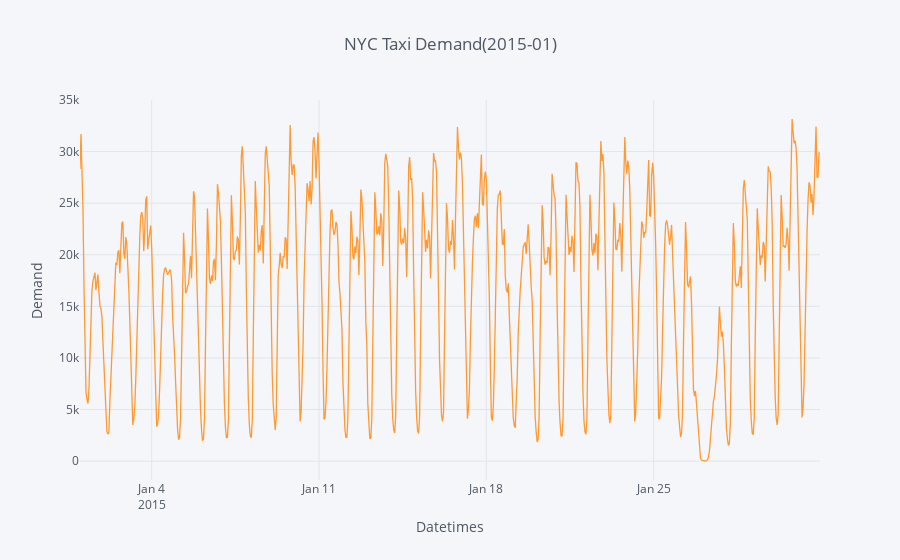

The notebook cell this image was saved under:
### Code cell
df.iplot(kind='scatter',xTitle='Datetimes',yTitle='Demand',title='NYC Taxi Demand(2015-01)')

### Figure 1 — Plotly figure (JSON) as saved in the notebook; plotly's stock layout.template omitted (floating-point values rounded to 4 significant figures; data arrays with more than 128 entries replaced by an {"elided": "..."} marker saying what was removed)
{"data": [{"line": {"color": "rgba(255, 153, 51, 1.0)", "dash": "solid", "shape": "linear", "width": 1.3}, "mode": "lines", "name": "cnt", "text": "", "type": "scatter", "uid": "f01fb504-0bcc-4418-b6bd-489b3326a16f", "x": {"elided": "744 str values"}, "y": {"elided": "744 int values"}}], "layout": {"legend": {"bgcolor": "#F5F6F9", "font": {"color": "#4D5663"}}, "paper_bgcolor": "#F5F6F9", "plot_bgcolor": "#F5F6F9", "title": {"font": {"color": "#4D5663"}, "text": "NYC Taxi Demand(2015-01)"}, "xaxis": {"gridcolor": "#E1E5ED", "showgrid": true, "tickfont": {"color": "#4D5663"}, "title": {"font": {"color": "#4D5663"}, "text": "Datetimes"}, "zerolinecolor": "#E1E5ED"}, "yaxis": {"gridcolor": "#E1E5ED", "showgrid": true, "tickfont": {"color": "#4D5663"}, "title": {"font": {"color": "#4D5663"}, "text": "Demand"}, "zerolinecolor": "#E1E5ED"}}}
